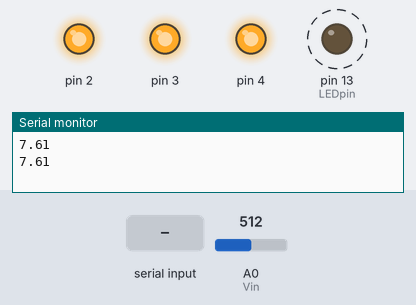
This sketch was run on a simulated Arduino Uno, built with avr-gcc and run on an emulated ATmega328P. On the bench: output pins drawn as LEDs (lit = HIGH), the last lines printed to the serial monitor. Dashed ring = blinking. Inputs (shaded band) come from the test bench; at power-on: A0 (Vin) = 512.

Above: at 1.2 s.
1.3 s: "m" received over Serial
At 2.4 s:
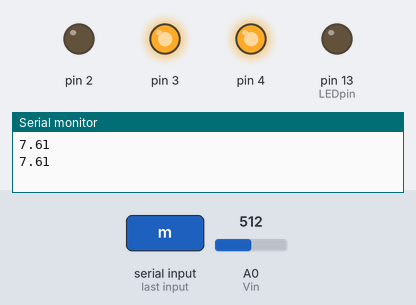
5.4 s: "u" received over Serial
At 5.9 s:
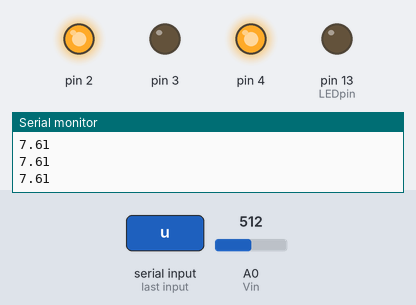
8.9 s: "d" received over Serial
At 9.4 s:
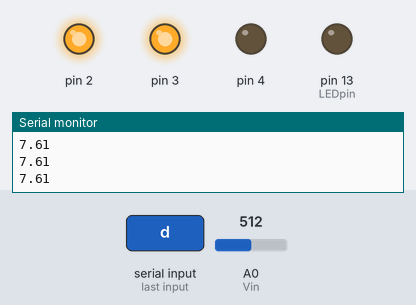
Timing chart, 0 to 18.4 s (numbered marks = the images above; inputs shaded):
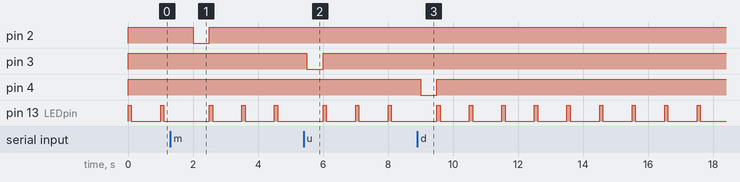

The sketch:

ArduinoLink.ino
```cpp
//Arduino 控制面板兼讀取資料
void(* resetFunc) (void) = 0;
byte LEDpin = 13;
byte Vin=A0;
float temp=0,voltage=0;
byte control;
void setup()
{
     pinMode(LEDpin, OUTPUT);
     pinMode(Vin,INPUT);//A0當作電壓輸入腳，需接上<5V電壓及GND，未接上會顯示浮動電壓的3.04倍值
     for (int i=2;i<=4;i++){  //2~4腳為電壓控制面板腳，先歸1啟動時不做任何動作，進入loop後透過VB控制增減及切換模式
      pinMode(i,OUTPUT);
      digitalWrite(i,HIGH);
     }
     Serial.begin(9600);//通訊速度9600
}

void loop()
{

    if (Serial.available()){
     control = Serial.read();
     if (control=='m'){
      digitalWrite(2,LOW);
      delay(500);
      digitalWrite(2,HIGH);
     }
     if (control=='u'){
      digitalWrite(3,LOW);
      delay(500);
      digitalWrite(3,HIGH);
     }
     if (control=='d'){
      digitalWrite(4,LOW);
      delay(500);
      digitalWrite(4,HIGH);
     }
     if (control=='x'){
      resetFunc();
      delay(100);
     }
    }
     //以上為對各輸入腳進行觸及的動作


     temp=analogRead(Vin)*15.2;//電壓讀取
     float voltage =temp /1023;//電壓計算
     Serial.println(voltage);//顯示電壓
     digitalWrite(LEDpin,HIGH);
     delay(100);
     digitalWrite(LEDpin,LOW);
     delay(900);
}
```

Measured:
- after the input at 1.3 s, pin 2: HIGH → LOW after 0.70 s, → HIGH 0.50 s later
- after the input at 5.4 s, pin 3: HIGH → LOW after 0.10 s, → HIGH 0.50 s later
- after the input at 8.9 s, pin 4: HIGH → LOW after 0.10 s, → HIGH 0.50 s later
- by itself, pin 13 (LEDpin): alternates HIGH for 0.10 s and LOW for 0.90 s
